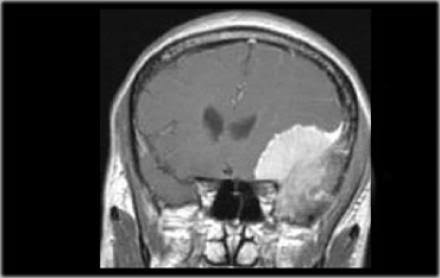
#> input picture Te-meTr_0000.jpg, 440 x 278 px, given in place of goldfish.jpg, which was not available
$ jupyter execute --allow-errors GuISE_Demo.ipynb   (shell and % lines are left out)   (text cells are left out)
#> lines starting #> are read from the running program, lines starting #| are printed output that depends on the picture; pictures that were not available may be replaced by others from this repository, and a replacement may not be noted
[cell 1]
from google.colab import drive
drive.mount('/content/drive')

[cell 2]
%cd /content/drive/MyDrive/Colab Notebooks/New-Project

[cell 3]
############libraries #############
from skimage import io
from skimage.segmentation import slic
from skimage.segmentation import mark_boundaries
import cv2
import numpy as np
import matplotlib.pyplot as plt
from skimage import io, segmentation
import numpy as np
from PIL import Image

[cell 4]
original_image = Image.open('/content/drive/MyDrive/Colab Notebooks/New-Project/goldfish.jpg')
#> original_image is the input picture: PIL image 440x278 RGB; min 0, max 255, mean 71.8

[cell 5]
original_array = np.array(original_image)
reshaped_array = np.array(Image.fromarray(original_array).resize((224, 224)))
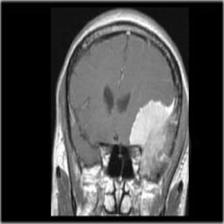
#> reshaped_array: shape (224, 224, 3); min 0, max 255, mean 71.8

# Check the new shape
print("Original shape:", original_array.shape)
#| Original shape: (278, 440, 3)
print("Reshaped shape:", reshaped_array.shape)
#| Reshaped shape: (224, 224, 3)

reshaped_image = Image.fromarray(reshaped_array)
reshaped_image.save("fixed_img.jpg")

[cell 6]
# Load the original image
original_img = io.imread('fixed_img.jpg')
#> original_img: shape (224, 224, 3); min 0, max 255, mean 71.9

# Apply SLIC with an appropriate number of segments
n_segments = original_img.shape[0] * original_img.shape[1] // 256
#> n_segments = 196
n_segments

segments_slice = slic(original_img, n_segments=n_segments, compactness=10, sigma=1)
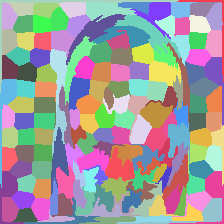
#> segments_slice: shape (224, 224) int64; 152 distinct labels, from 1 to 152; one colour per label, 0 black
segments_slice.shape
#> Out = (224, 224)

[cell 7]
# Visualize the segmented image with color boundaries
segmented_img = mark_boundaries(original_img, segments_slice)
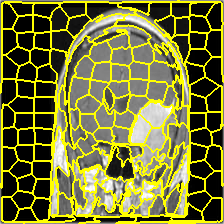
#> segmented_img: shape (224, 224, 3) float64; mean R, G, B 0.461, 0.461, 0.203

[cell 8]
#Count the number of pixels in the original image
total_pixels_original = original_img.size
#> total_pixels_original = 150528

# Count the number of pixels in the segmented image after slicing
total_pixels_sliced = segments_slice.size
#> total_pixels_sliced = 50176

print(f"Number of pixels in the original image: {total_pixels_original}")
#| Number of pixels in the original image: 150528
print(f"Number of pixels in the segmented image after slicing: {total_pixels_sliced}")
#| Number of pixels in the segmented image after slicing: 50176

[cell 9]
from skimage import io, color
from skimage.filters import rank
from skfuzzy.cluster import cmeans

[cell 10]
# Convert the image to grayscale
gray_image = color.rgb2gray(original_img)

# Flatten the image into a 1D array
data = gray_image.flatten()

# Reshape the data into a 2D array (rows x features)
data = data.reshape((-1, 1))

[cell 11]
# Specify the number of clusters for KMeans
num_clusters = 5

#> (a cell that did not finish here is left out)

#> (a cell that did not finish here is left out)

#> (a cell that did not finish here is left out)

[cell 15]
#######Assigning clusters to each segment #########
import numpy as np
from scipy.stats import mode


# Get the unique segments
unique_segments = np.unique(segments_slice)
#> unique_segments = 152 values from 1 to 152
print(len(unique_segments))
#| 152

segment_clusters = {}

# Iterate through each unique segment
#> (the rest of this cell did not finish here and is left out)

[cell 16]
# Find the number of unique clusters assigned to segments
unique_assigned_clusters = np.unique(list(segment_clusters.values()))
num_unique_clusters = len(unique_assigned_clusters)

print("Number of unique clusters assigned to segments:", num_unique_clusters)

#> (a cell that did not finish here is left out)

#> (a cell that did not finish here is left out)

[cell 19]
# Let's plot the original image, the SLIC segmented image, and the K-means clustered image
fig, axes = plt.subplots(1, 3, figsize=(15, 5))
axes[0].imshow(original_img)
axes[0].set_title('Original Image')
axes[0].axis('off')

# Show SLIC segmented boundaries on the original image
axes[1].imshow(segmented_img)
axes[1].set_title('SLIC Segmentation')
axes[1].axis('off')

#> (the rest of this cell did not finish here and is left out)

[cell 20]
import matplotlib.pyplot as plt
import numpy as np
from scipy.stats import mode


# Create a color map
cmap = plt.cm.jet
#> (the rest of this cell did not finish here and is left out)

#> (a cell that did not finish here is left out)

[cell 22]
k=5
# Count the pixels in each cluster
#cluster_pixel_counts = np.bincount(clustered_segments_img, minlength=k)

#> (the rest of this cell did not finish here and is left out)

[cell 23]
# To compute the percentage of the image each cluster occupies here we have used the total number of pixels in the image
# and the number of pixels in each cluster.

# Total number of pixels in the image
total_pixels = original_img.shape[0] * original_img.shape[1]
#> total_pixels = 50176

# Calculate the percentage of each cluster
#> (the rest of this cell did not finish here and is left out)

$ run again, on Te-noTr_0001.jpg
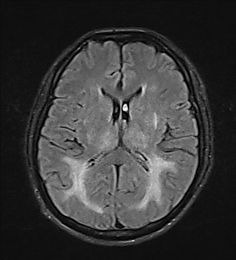
#> input picture Te-noTr_0001.jpg, 236 x 260 px, given in place of goldfish.jpg, which was not available
#> original_image is the input picture: PIL image 236x260 RGB; min 0, max 255, mean 57.1
#| Original shape: (260, 236, 3)
#| Reshaped shape: (224, 224, 3)
#> `segments_slice = slic(original_img, n_segments=n_segments, compactness..`:
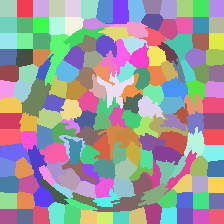
#> segments_slice: shape (224, 224) int64; 177 distinct labels, from 1 to 177; one colour per label, 0 black
#> `segmented_img = mark_boundaries(original_img, segments_slice)`:
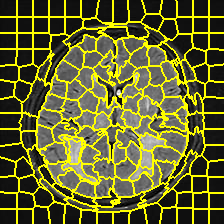
#> segmented_img: shape (224, 224, 3) float64; mean R, G, B 0.396, 0.396, 0.168
#| Number of pixels in the original image: 150528
#| Number of pixels in the segmented image after slicing: 50176
#> unique_segments = 177 values from 1 to 177
#| 177
